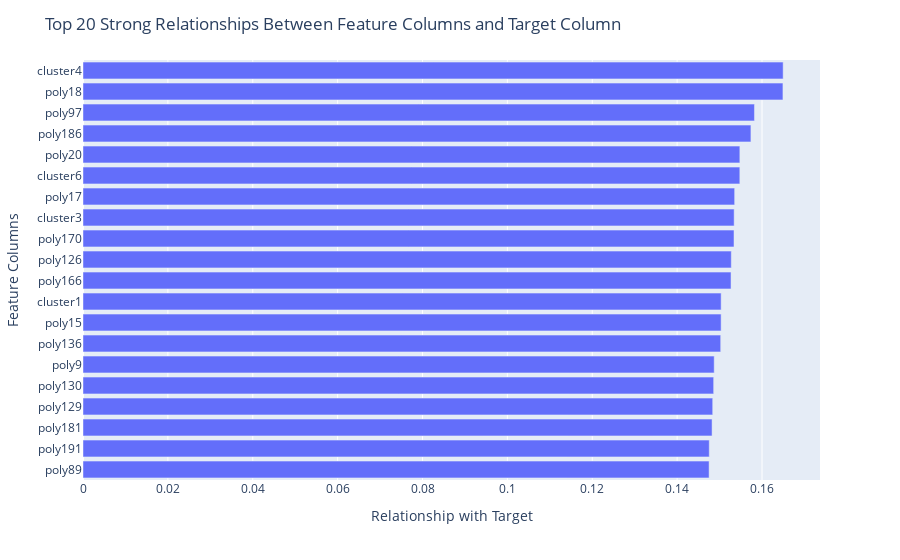

Here is the notebook cell this chart was saved with:
### Code cell
import plotly.figure_factory as ff
import plotly.express as px

top = 20
fig = px.bar(mi_scores, x=mi_scores.values[:top], y=mi_scores.index[:top])
fig.update_layout(
    title=f"Top {top} Strong Relationships Between Feature Columns and Target Column",
    xaxis_title="Relationship with Target",
    yaxis_title="Feature Columns",
    yaxis={'categoryorder':'total ascending'},
    colorway=["blue"]
)
fig.show()

### Figure 1 — Plotly figure (JSON) as saved in the notebook; plotly's stock layout.template omitted (floating-point values rounded to 4 significant figures)
{"data": [{"alignmentgroup": "True", "hovertemplate": "x=%{x}<br>y=%{y}<extra></extra>", "legendgroup": "", "marker": {"color": "#636efa", "pattern": {"shape": ""}}, "name": "", "offsetgroup": "", "orientation": "h", "showlegend": false, "textposition": "auto", "type": "bar", "x": [0.165, 0.1649, 0.1582, 0.1574, 0.1548, 0.1548, 0.1536, 0.1534, 0.1534, 0.1528, 0.1527, 0.1504, 0.1504, 0.1503, 0.1487, 0.1486, 0.1484, 0.1482, 0.1476, 0.1475], "xaxis": "x", "y": ["cluster4", "poly18", "poly97", "poly186", "poly20", "cluster6", "poly17", "cluster3", "poly170", "poly126", "poly166", "cluster1", "poly15", "poly136", "poly9", "poly130", "poly129", "poly181", "poly191", "poly89"], "yaxis": "y"}], "layout": {"barmode": "relative", "colorway": ["blue"], "legend": {"tracegroupgap": 0}, "margin": {"t": 60}, "title": {"text": "Top 20 Strong Relationships Between Feature Columns and Target Column"}, "xaxis": {"anchor": "y", "domain": [0, 1], "title": {"text": "Relationship with Target"}}, "yaxis": {"anchor": "x", "categoryorder": "total ascending", "domain": [0, 1], "title": {"text": "Feature Columns"}}}}
